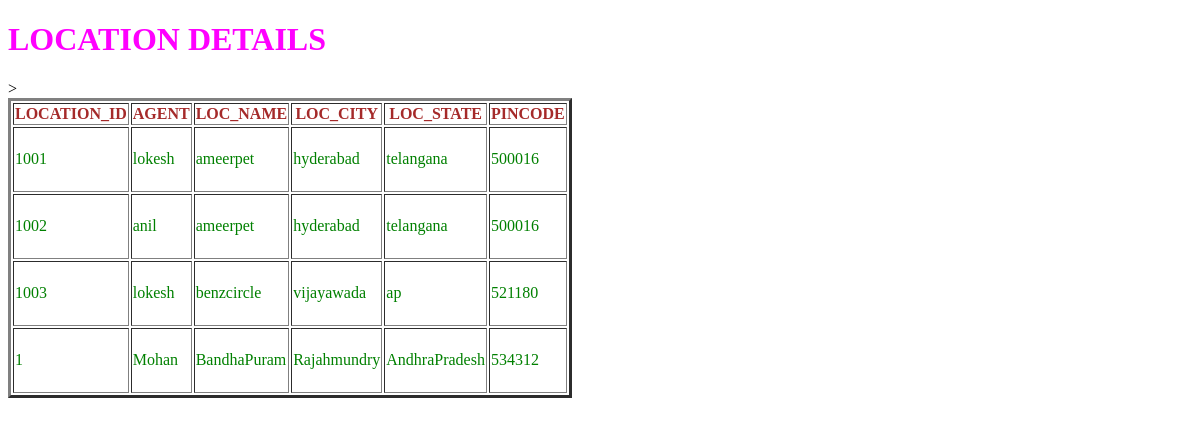
Page /locations/ on the committed database.
### agentapp/models.py (models this page shows, shortened)
class location(models.Model):
    locationid = models.CharField(max_length=30)
    agentloc = models.ForeignKey(agent, on_delete=models.CASCADE)
    locname = models.CharField(max_length=40)
    loccity = models.CharField(max_length=10)
    locstate = models.CharField(max_length=40)
    pincode = models.IntegerField(default=False)

class agent(models.Model):
    agentid = models.CharField(max_length=30, primary_key=True)
    firstname = models.CharField(max_length=10)
    lastname = models.CharField(max_length=10)
    experience = models.CharField(max_length=5)
    company = models.CharField(max_length=10)
    def __str__(self):
        return self.firstname

### agentapp/views.py (the view)
# urls.py: path('locations/', views.locations),
def locations(request):
    agentrecords2=location.objects.all()
    return render(request,'locations_display.html',{'agentrecord2':agentrecords2})

### templates/locations_display.html (shortened to what this page needs)
<!DOCTYPE html>
<html lang="en" dir="ltr">
{%load static%}
  <head>
    <link rel="stylesheet" href="{%static 'testapp2.css'%}">
  </head>
  <body>
    <h1>LOCATION DETAILS</h1>
    {% if agentrecord2 %}
    <table border="3",<canvas id="canvas" width="300" height="300"></canvas>>
      <thead>
        <th>LOCATION_ID</th>
        <th>AGENT</th>
        <th>LOC_NAME</th>
        <th>LOC_CITY</th>
        <th>LOC_STATE</th>
        <th>PINCODE</th>
      </thead>
      {% for agentsloc in agentrecord2 %}
      <tr>
        <td>{{agentsloc.locationid}}</td>
        <td>{{agentsloc.agentloc}}</td>
        <td>{{agentsloc.locname}}</td>
        <td>{{agentsloc.loccity}}</td>
        <td>{{agentsloc.locstate}}</td>
        <td>{{agentsloc.pincode}}</td>
      </tr>
      {% endfor%}
    </table>
    {%else%}
<p>NO LOCATION RECORD WILL BE FOUND </p>
  {% endif %}
  </body>
</html>

### agentapp/static/testapp2.css (style rules this page uses)
body { background: url(https://images.unsplash.com/photo-1540821924489-7690c70c4eac?ixlib=rb-0.3.5&ixid=eyJhcHBfaWQiOjEyMDd9&s=4a19ba2f6bc2b6b8e2120c0baa703e23&auto=format&fit=crop&w=1382&q=80); background-repeat: no-repeat; background-size: cover; }
h1 { color: fuchsia; }
thead { color: brown; }
td { color: green; }

### rows in the picture
location: locationid "1001", agentloc "lokesh", locname "ameerpet", loccity "hyderabad", locstate "telangana", pincode "500016"
location: locationid "1002", agentloc "anil", locname "ameerpet", loccity "hyderabad", locstate "telangana", pincode "500016"
location: locationid "1003", agentloc "lokesh", locname "benzcircle", loccity "vijayawada", locstate "ap", pincode "521180"
location: locationid "1", agentloc "Mohan", locname "BandhaPuram", loccity "Rajahmundry", locstate "AndhraPradesh", pincode "534312"
